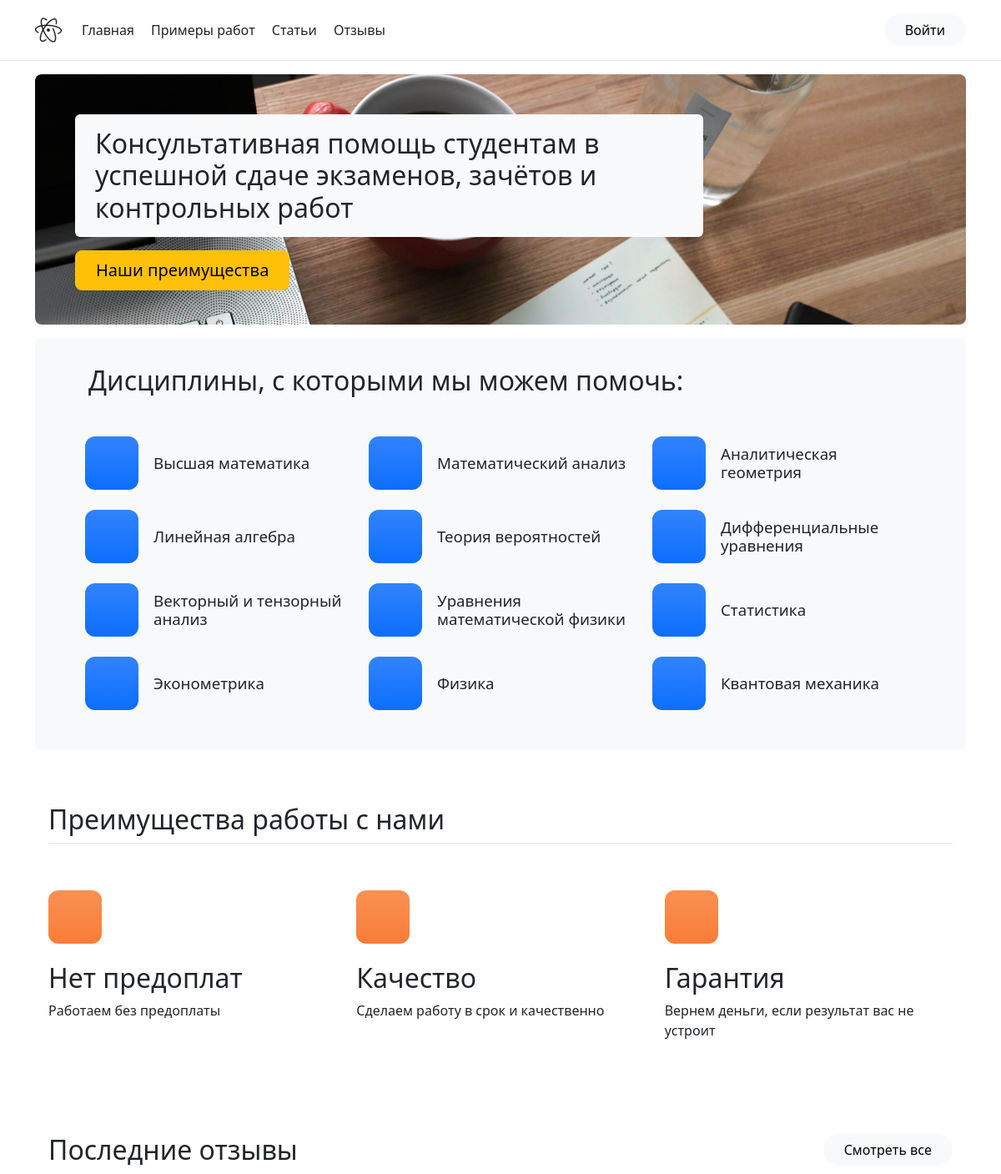
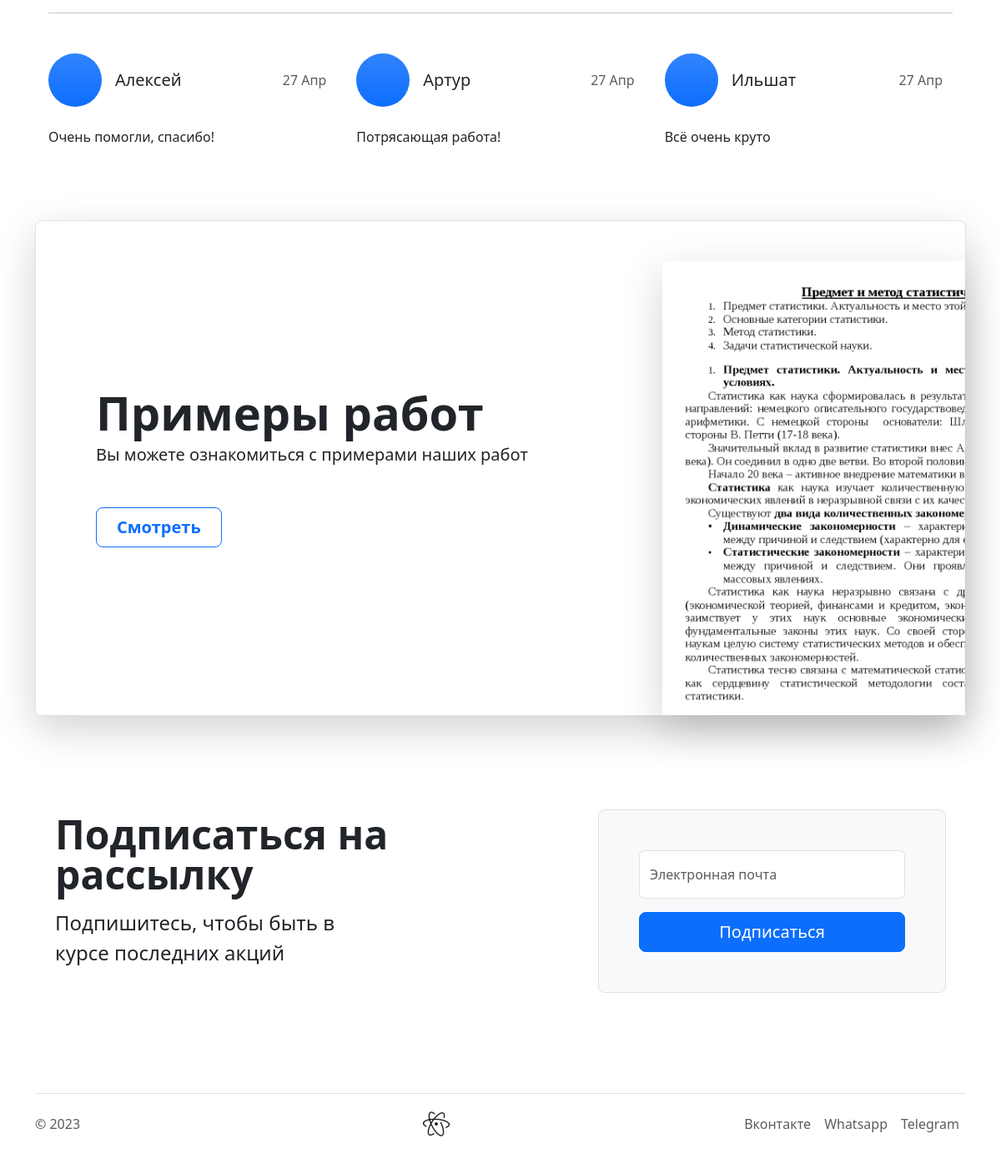
The page / on the database its author committed (2 pictures, top to bottom).
### main_app/models.py (models this page shows, shortened)
class Review(models.Model):
    email = models.EmailField()
    name = models.CharField(max_length=100, verbose_name='Имя')
    rev = models.TextField(blank=True, verbose_name='Отзыв')
    time_create = models.DateTimeField(auto_now_add=True, verbose_name='Время публикации')
    class Meta:
        verbose_name = 'Отзыв'
        verbose_name_plural = 'Отзывы'

### main_app/views.py (the view)
# urls.py: path('', index, name='index'),
def index(request):
    all_articles = Articles.objects.all()
    context = {'disciplines_list': disciplines_list, 'recent_reviews': all_articles, 'advantages_list': advantages_list}
    return render(request, 'main_app/index.html', context=context)

### main_app/templatetags/main_tags.py (called while the page is built)
@register.inclusion_tag('main_app/recent_reviews.html')
def show_reviews():
    reviews = Review.objects.all()
    if len(reviews) >= 3:
        reviews = reviews.order_by('-pk')[:3]
    return {"reviews": reviews}

### main_app/templates/main_app/index.html (shortened to what this page needs)
{% extends 'main_app/base.html' %}
{% load main_tags %}
{% load bootstrap_icons %}
{% block content %}
<div class="container">
    <div class="row">
        <div class="col">
            <div class="bg-image mb-3 p-4">
                <div class="col-lg-6 col-md-8 col-lg-10 col-xl-9 p-4">
                    <div class="h2 d-block align-middle bg-light rounded px-4 py-3">
                        Консультативная помощь студентам в успешной сдаче экзаменов, зачётов и контрольных работ
                    </div>
                    <a href="#features" class="btn btn-lg btn-warning mt-2 mb-5 me-2 px-4">Наши преимущества {% bs_icon 'arrow-down' size='24px' %}</a>
                </div>
            </div>
        </div>
    </div>
    <div class="row">
        <div class="col-12">
            <div class="bg-light rounded px-4 px-md-5 py-4 mb-3">
                <h2 class="mt-2 mb-5 ms-3">Дисциплины, с которыми мы можем помочь:</h2>
                <div class="container">
                    <div class="row">
                        {% for discipline in disciplines_list %}
                            <div class="col-lg-4 col-md-6 col-12">
                                <div class="d-flex align-items-center mb-4">
                                    <div class="feature-icon bg-primary bg-gradient">
                                    </div>
                                    <div class="subject-title">{{discipline.name}}</div>
                                </div>
                            </div>
                        {% endfor %}
                    </div>
                </div>
            </div>
        </div>
    </div>
    <div class="container px-3 pt-5" id="features">
        <h2 class="pb-2 border-bottom">Преимущества работы с нами</h2>
        <div class="row g-4 py-5 row-cols-1 row-cols-lg-3">
            {% for advantage in advantages_list %}
                <div class="feature col">
                    <div class="feature-icon palette-orange bg-gradient mb-3">
                    </div>
                    <h2>{{advantage.name}}</h2>
                    <p>{{advantage.description}}</p>
                </div>
            {% endfor %}
        </div>
    </div>
    {% show_reviews %}
    <div class="container my-3">
        <div class="row p-4 pb-0 pe-lg-0 pt-lg-5 align-items-center rounded-3 border shadow-lg">
            <div class="col-lg-7 p-3 p-lg-5 pt-lg-3">
                <h1 class="display-4 fw-bold lh-1">Примеры работ</h1>
                <p class="lead mb-5">Вы можете ознакомиться с примерами наших работ</p>
                <div class="d-grid gap-2 d-md-flex justify-content-md-start mb-4 mb-lg-3">
                    <a href="{% url 'work_examples' %}" class="btn btn-outline-primary btn-lg px-4 me-md-2 fw-bold">Смотреть</a>
                </div>
            </div>
            <div class="col-lg-4 offset-lg-1 p-0 overflow-hidden shadow-lg">
                <img class="rounded-lg-3" src="static/main_app/img/referat.png" alt="" width="600">
            </div>
        </div>
    </div>
    <div class="container col-12 px-4 py-5">
        <div class="row align-items-center g-lg-5 py-5">
            <div class="col-md-6 col-lg-7 text-center text-lg-start">
                <p class="display-5 fw-bold lh-1 mb-3">Подписаться на рассылку</p>
                <p class="col-lg-7 fs-4 mb-4">Подпишитесь, чтобы быть в курсе последних акций</p>
            </div>
            <div class="col-md-6 col-lg-5 mx-auto">
                <form action="subscribe" method="post" class="p-4 p-md-5 border rounded-3 bg-light">
                    <div class="form-floating mb-3">
                        <input type="email" class="form-control" id="floatingInput" placeholder="name@example.com">
                        <label for="floatingInput" class="text-muted">Электронная почта</label>
                    </div>
                    <button class="w-100 btn btn-lg btn-primary" type="submit">Подписаться</button>
                </form>
            </div>
        </div>
    </div>
</div>
{% endblock content%}

### main_app/templates/main_app/recent_reviews.html (shortened to what this page needs)
{% load bootstrap_icons %}
{% load main_tags %}
<div class="container px-3 py-5">
    <p class="h2 d-inline">Последние отзывы</p>
    <a href="{% url 'reviews' %}" class="btn btn-light d-none d-sm-inline rounded-pill px-4 float-end">Смотреть все</a>
    <hr class="my-4">
    <div class="row g-4 my-2 row-cols-1 row-cols-lg-3">
        {% for review in reviews %}
            <div class="col pe-4">
                <div class="d-flex align-items-center mb-2">
                    <div class="feature-icon bg-primary bg-gradient rounded-circle mb-3">
                    </div>
                    <p class="ms-3 fs-5">{{ review.name }}</p>
                    <p class="ms-auto text-muted">{{ review.time_create|date:"d M" }}</p>
                </div>
                <p class="">{{ review.rev }}</p>
            </div>
        {% endfor %}
    </div>
</div>

### main_app/static/main_app/css/main.css (style rules this page uses)
.palette-orange { background-color: #f97d36; }
.feature-icon { display: inline-flex; align-items: center; justify-content: center; width: 64px; min-width: 64px; height: 64px; font-size: 2rem; color: #fff; border-radius: .75rem; }
.subject-title { font-size: 14pt; line-height: 1.2; margin-left: 18px; }
.bg-image { background-image: url("../img/background.jpg"); background-size: cover; height: 300px; border-radius: 8px; }

### rows shown on the page
Review: name "Алексей", time_create "27 Апр", rev "Очень помогли, спасибо!"
Review: name "Артур", time_create "27 Апр", rev "Потрясающая работа!"
Review: name "Ильшат", time_create "27 Апр", rev "Всё очень круто"

### other values the page prints
{{ discipline.name }} "Высшая математика" "Математический анализ" "Аналитическая геометрия" "Линейная алгебра" "Теория вероятностей" "Дифференциальные уравнения" "Векторный и тензорный анализ" "Уравнения математической физики" "Статистика" "Эконометрика" "Физика" "Квантовая механика"
{{ advantage.name }} "Нет предоплат" "Качество" "Гарантия"
{{ advantage.description }} "Работаем без предоплаты" "Сделаем работу в срок и качественно" "Вернем деньги, если результат вас не устроит"
